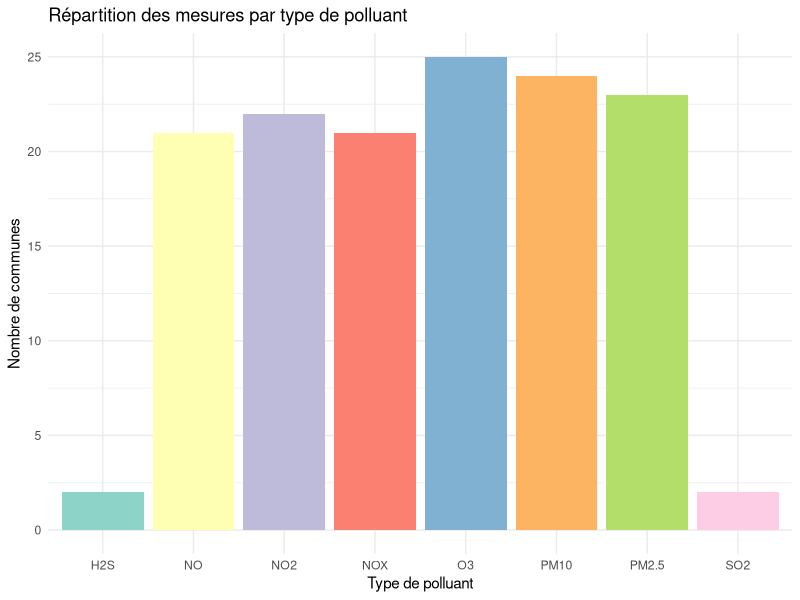
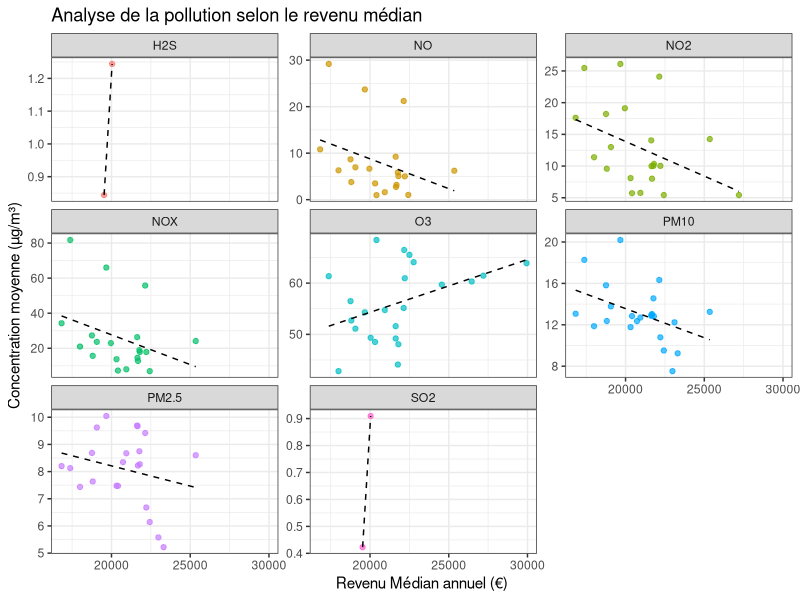
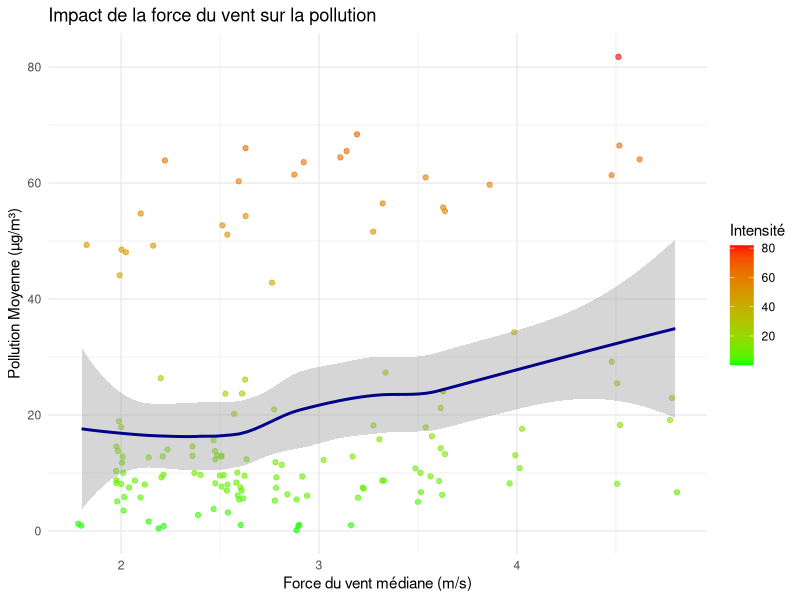
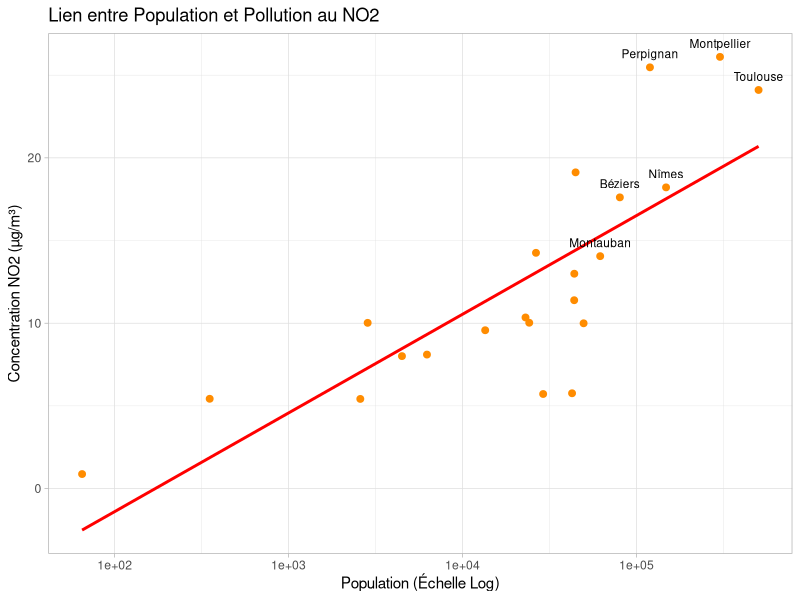
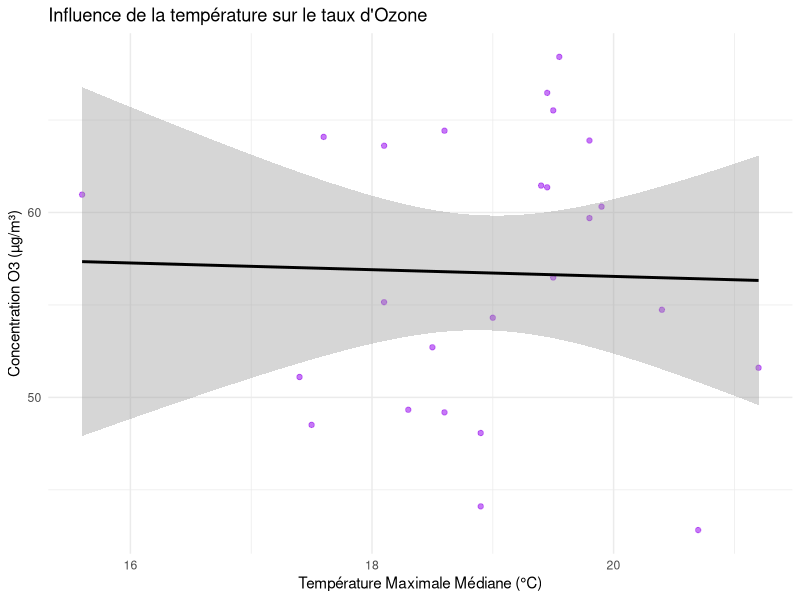

Here is the R script that generated these plots, in order:
## ---- chunk 1

# CONFIGURATION INITIALE 
# Chargement des bibliothèques nécessaires au projet
knitr::opts_chunk$set(echo = TRUE, warning = FALSE, message = FALSE)
library(ggplot2)
library(dplyr)
## ---- chunk 2
# Importation du jeu de données final (140 communes)
Stat_uni <- read.csv("Donnees_Pour_R.csv", header = TRUE, sep = ",", encoding = "UTF-8")

# Conversion des colonnes en format numérique pour les calculs
Stat_uni$revenu_median <- as.numeric(as.character(Stat_uni$revenu_median))
Stat_uni$valeur_poll   <- as.numeric(as.character(Stat_uni$valeur_poll))
Stat_uni$Force_vent_med <- as.numeric(as.character(Stat_uni$Force_vent_med))
Stat_uni$population    <- as.numeric(as.character(Stat_uni$population))
Stat_uni$Tmax_med      <- as.numeric(as.character(Stat_uni$Tmax_med))

# Vérification du chargement
print(paste("Nombre de lignes chargées :", nrow(Stat_uni)))

## ---- chunk 3
# GRAPHIQUE 1 : RÉPARTITION DES POLLUANTS
ggplot(Stat_uni, aes(x = nom_poll, fill = nom_poll)) +
  geom_bar() +
  scale_fill_brewer(palette = "Set3") + 
  labs(title = "Répartition des mesures par type de polluant",
       x = "Type de polluant",
       y = "Nombre de communes") +
  theme_minimal() +
  theme(legend.position = "none")

## ---- chunk 4
#  PROBLÉMATIQUE 1 : RELATION REVENU MÉDIAN / POLLUTION 

# Nettoyage des données manquantes (NA)
Stat_clean_riche <- Stat_uni %>% 
  filter(!is.na(revenu_median), !is.na(valeur_poll))

# Visualisation par polluant (Faceting)
ggplot(Stat_clean_riche, aes(x = revenu_median, y = valeur_poll, color = nom_poll)) +
  geom_point(alpha = 0.7) +
  geom_smooth(method = "lm", color = "black", linetype = "dashed", size = 0.5, se = FALSE) +
  facet_wrap(~nom_poll, scales = "free_y") +
  labs(title = "Analyse de la pollution selon le revenu médian",
       x = "Revenu Médian annuel (€)",
       y = "Concentration moyenne (µg/m³)") +
  theme_bw() +
  theme(legend.position = "none")

# Calcul statistique du coefficient de corrélation
cor_riche <- cor(Stat_clean_riche$revenu_median, Stat_clean_riche$valeur_poll)
cat("Coefficient de corrélation de Pearson (Richesse/Pollution) :", round(cor_riche, 4))
## ---- chunk 5
# PROBLÉMATIQUE 2 : IMPACT DE LA FORCE DU VENT 

# Nettoyage des données manquantes
Stat_clean_vent <- Stat_uni %>% 
  filter(!is.na(Force_vent_med), !is.na(valeur_poll))

# Nuage de points et courbe de tendance loess
ggplot(Stat_clean_vent, aes(x = Force_vent_med, y = valeur_poll)) +
  geom_jitter(aes(color = valeur_poll), alpha = 0.6) +
  geom_smooth(method = "loess", color = "darkblue") +
  scale_color_gradient(low = "green", high = "red") +
  labs(title = "Impact de la force du vent sur la pollution",
       x = "Force du vent médiane (m/s)",
       y = "Pollution Moyenne (µg/m³)",
       color = "Intensité") +
  theme_minimal()

# Calcul statistique du coefficient de corrélation
cor_vent <- cor(Stat_clean_vent$Force_vent_med, Stat_clean_vent$valeur_poll)
cat("Coefficient de corrélation de Pearson (Vent/Pollution) :", round(cor_vent, 4))

## ---- chunk 6
# Filtrage pour le NO2 et retrait des NA
Stat_no2 <- Stat_uni %>% 
  filter(nom_poll == "NO2", !is.na(population), !is.na(valeur_poll))

# Visualisation avec étiquettes pour les grandes villes
ggplot(Stat_no2, aes(x = population, y = valeur_poll)) +
  geom_point(color = "darkorange", size = 2) +
  geom_smooth(method = "lm", color = "red", se = FALSE) +
  scale_x_log10() + # Échelle logarithmique pour mieux visualiser les écarts
  geom_text(data = subset(Stat_no2, population > 50000 | valeur_poll > 20), 
            aes(label = nom_commune), vjust = -1, size = 3) +
  labs(title = "Lien entre Population et Pollution au NO2",
       x = "Population (Échelle Log)",
       y = "Concentration NO2 (µg/m³)") +
  theme_light()

# Corrélation
cor_pop <- cor(Stat_no2$population, Stat_no2$valeur_poll)
cat("Coefficient de corrélation Population/NO2 :", round(cor_pop, 4))

## ---- chunk 7
# PROBLÉMATIQUE 4 : TEMPÉRATURE ET OZONE 

# Filtrage pour l'Ozone et retrait des NA
Stat_o3 <- Stat_uni %>% 
  filter(nom_poll == "O3", !is.na(Tmax_med), !is.na(valeur_poll))

# Visualisation
ggplot(Stat_o3, aes(x = Tmax_med, y = valeur_poll)) +
  geom_point(color = "purple", alpha = 0.6) +
  geom_smooth(method = "lm", color = "black") +
  geom_text(data = subset(Stat_o3, Tmax_med > 25 | valeur_poll > 100), 
            aes(label = nom_commune), vjust = -1, size = 3) +
  labs(title = "Influence de la température sur le taux d'Ozone",
       x = "Température Maximale Médiane (°C)",
       y = "Concentration O3 (µg/m³)") +
  theme_minimal()

# Corrélation
cor_temp <- cor(Stat_o3$Tmax_med, Stat_o3$valeur_poll)
cat("Coefficient de corrélation Température/O3 :", round(cor_temp, 4))
